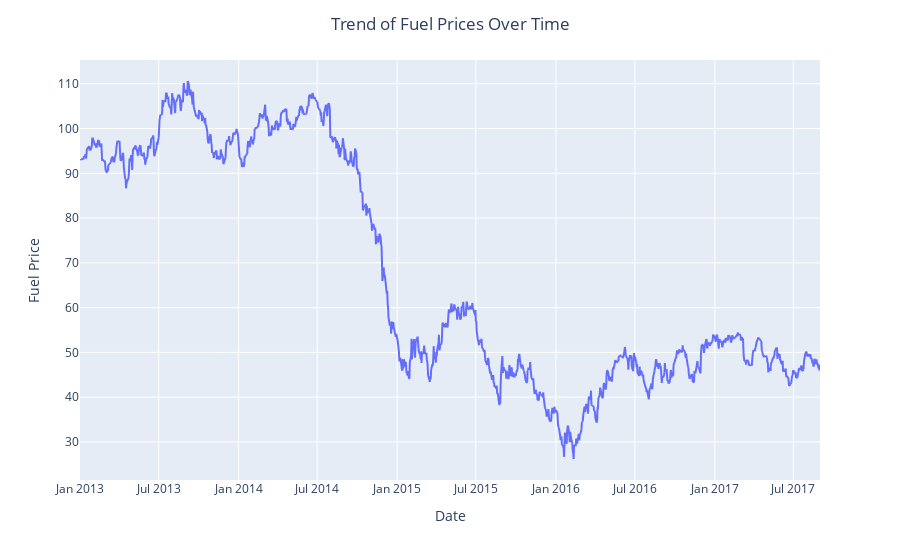

The notebook cell this image was saved under:
### Markdown cell above
##### b. Trend of Daily Crude Oil / Fuel Prices Over Time

### Code cell
# Visualizing the 'dcoilwtico' column to confirm if the trend is consistent.
fig = px.line(fuel_df, x='date', y='dcoilwtico')
fig.update_layout(title='Trend of Fuel Prices Over Time', title_x=0.5, xaxis_title='Date', yaxis_title='Fuel Price')
fig.show()

### Figure 1 — Plotly figure (JSON) as saved in the notebook; plotly's stock layout.template omitted (floating-point values rounded to 4 significant figures; data arrays with more than 128 entries replaced by an {"elided": "..."} marker saying what was removed)
{"data": [{"hovertemplate": "date=%{x}<br>dcoilwtico=%{y}<extra></extra>", "legendgroup": "", "line": {"color": "#636efa", "dash": "solid"}, "marker": {"symbol": "circle"}, "mode": "lines", "name": "", "showlegend": false, "type": "scattergl", "x": {"elided": "1218 str values"}, "xaxis": "x", "y": {"elided": "1218 float values"}, "yaxis": "y"}], "layout": {"legend": {"tracegroupgap": 0}, "margin": {"t": 60}, "title": {"text": "Trend of Fuel Prices Over Time", "x": 0.5}, "xaxis": {"anchor": "y", "domain": [0, 1], "title": {"text": "Date"}}, "yaxis": {"anchor": "x", "domain": [0, 1], "title": {"text": "Fuel Price"}}}}
